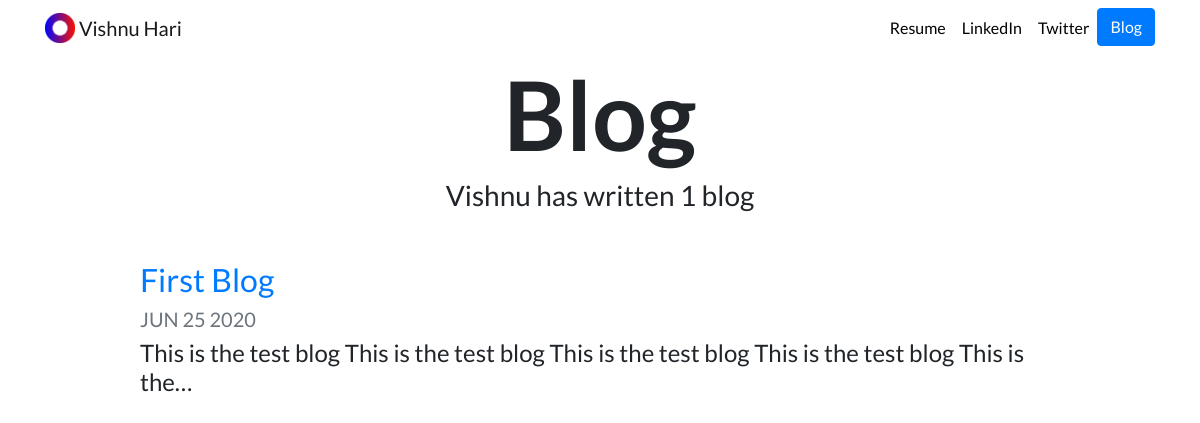
Screenshot of /blog/ with the database file from the repository.
### blog/models.py (models this page shows, shortened)
class Blog(models.Model):
    title = models.TextField(max_length=100)
    date = models.DateField()
    description = models.TextField()

### blog/views.py (the view)
# urls.py: path('', views.all_blogs, name='all_blogs'),
def all_blogs(request):
    blogs = Blog.objects.order_by('-date')
    return render(request, 'blogs/allblogs.html', {'blogs':blogs})

### blog/templates/blogs/allblogs.html
{% extends "webpages/base.html" %}
{% load static %}
{% block content %}
<h1 id="blogtitle" class="font-weight-bold text-center">Blog</h1>
<h3 class="text-center mb-5">Vishnu has written {{ blogs.count }} blog{{ blogs.count|pluralize }}</h3>
{% for blog in blogs %}
<div class="row justify-content-center my-3">
  <div class="col-md-10">
    <a href="{% url 'blog:detail' blog.id %}">
      <h2>{{ blog.title }}</h2>
    </a>
    <h5 class="text-muted">{{ blog.date|date:'M d Y'|upper }}</h5>
    <h4>{{ blog.description|striptags|truncatechars:100 }}</h4>
  </div>
</div>
{% endfor %}
{% endblock %}

### projects/templates/webpages/base.html (shortened to what this page needs)
{% load static %}
<!doctype html>
<html lang="en">
<head>
  <link rel="stylesheet" href="https://stackpath.bootstrapcdn.com/bootstrap/4.4.1/css/bootstrap.min.css">
  <link rel="stylesheet" href="{% static "projects/custom.css" %}">
</head>
<body>
  <nav id="topNav" class="navbar navbar-expand-md navbar-light">
    <div class="container">
      <a class="navbar-brand" href="{% url 'home' %}">
        <img src="{% static "projects/Logo.png" %}" width="30" height="30" class="d-inline-block align-top" alt="Nick's Logo">
        <span>Vishnu Hari</span>
      </a>
      <div class="collapse navbar-collapse text-center" id="navbarNav">
        <ul class="navbar-nav ml-auto">
          <li class="nav-item">
            <a class="nav-link" href="{% static "projects/cert.pdf" %}">Resume</a>
          </li>
          <li class="nav-item">
            <a class="nav-link" href="https://www.linkedin.com/in/nick-walter/" target="_blank">LinkedIn</a>
          </li>
          <li class="nav-item">
            <a class="nav-link" href="https://twitter.com/ZappyCode" target="_blank">Twitter</a>
          </li>
          <li>
            <a role="button" href="{% url 'blog:all_blogs' %}" class="btn btn-primary">Blog</a>
          </li>
        </ul>
      </div>
    </div>
  </nav>
  <div class="container">
    {% block content %}{% endblock %}
  </div>
</body>
</html>

### projects/static/projects/custom.css (style rules this page uses)
.navbar-nav .nav-link { color: rgba(0,0,0,1) !important; }
body { font-family: 'Lato', sans-serif; }
#blogtitle { font-size: 6rem; }

### rows the page displays
Blog: title "First Blog", date "JUN 25 2020", description "This is the test blog This is the test blog This is the test blog This is the test blog This is the…"

### other values shown
{{ blogs.count }} "1"
